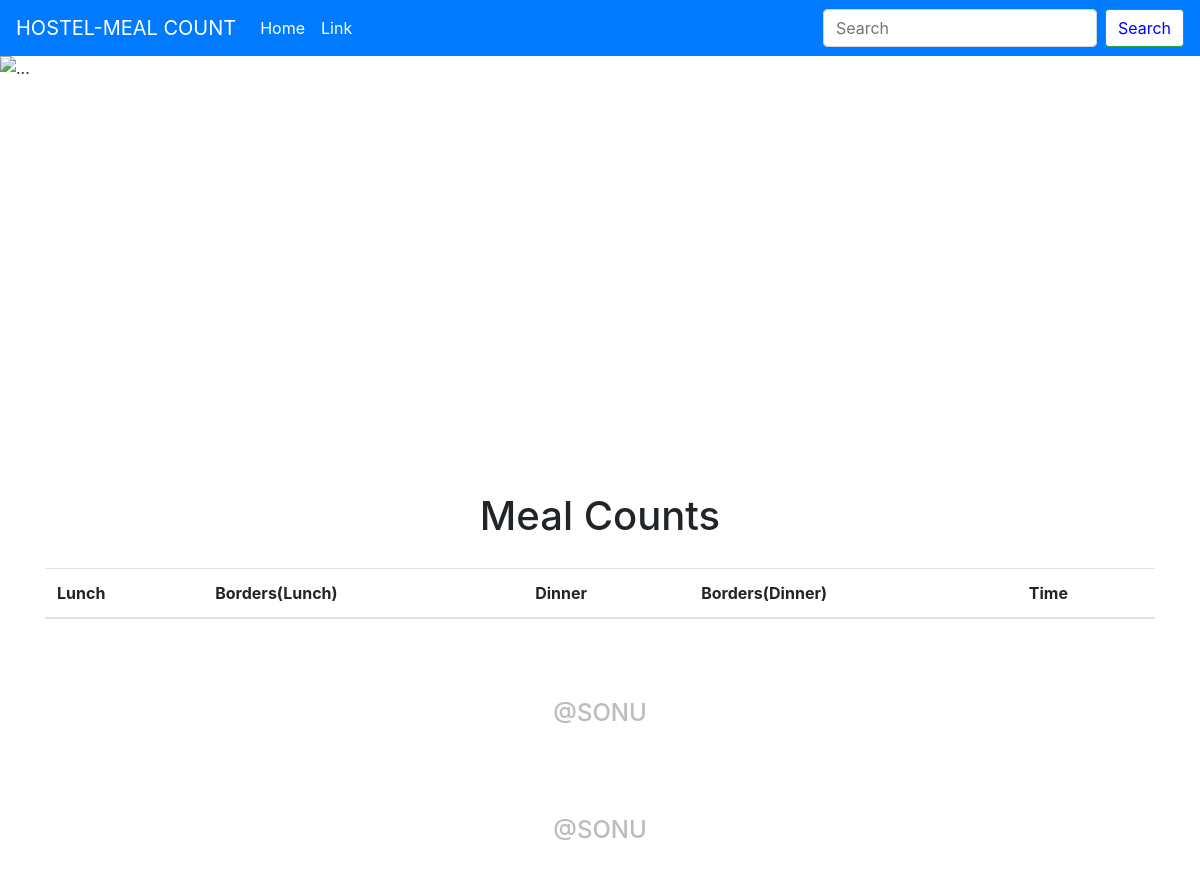
The page /list/1 on the database as committed earlier.
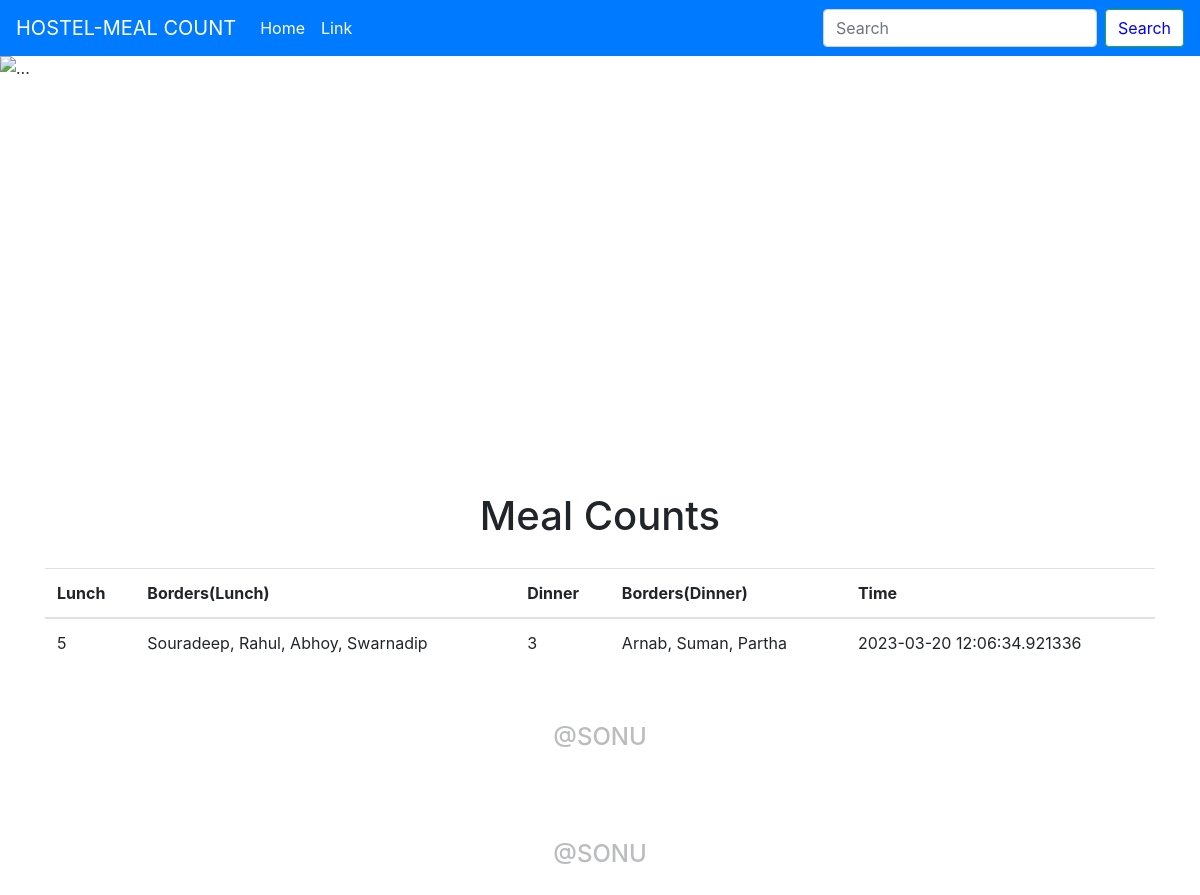
The same page on the database as committed later.
### app.py (models this page shows, shortened)
class Todo(db.Model):
    sno = db.Column(db.Integer, primary_key = True)
    title = db.Column(db.String(200), nullable = False)
    desc = db.Column(db.String(500), nullable = True)
    lunch = db.Column(db.String(500), nullable = True)
    desc2 = db.Column(db.String(500), nullable = True)
    dinner = db.Column(db.String(500), nullable = True)
    date_created = db.Column(db.DateTime, default = datetime.utcnow)

### app.py (the view)
@app.route("/list/<int:sno>", methods = ['GET', 'POST'])
def show(sno):
    todo = Todo.query.filter_by(sno = sno).first()
    return render_template('list.html', todo = todo)

### templates/list.html (shortened to what this page needs)
{% extends 'base.html' %}
{% block body%}
<div class="container my-3">
    <h1 style="text-align:center;padding:20px">Meal Counts</h1>
             <table class="table">
              <thead>
                <tr>
                  <th scope="col">Lunch</th>
                  <th scope="col">Borders(Lunch)</th>
                  <th scope="col">Dinner</th>
                  <th scope="col">Borders(Dinner)</th>
                  <th scope="col">Time</th>
                </tr>
              </thead>
              <tbody>
          <tr>
            <td>{{todo.desc}}</td>
            <td>{{todo.lunch}}</td>
            <td>{{todo.desc2}}</td>
            <td>{{todo.dinner}}</td>
            <td>{{todo.date_created}}</td>
          </tr>
        </tbody>
      </table>
  </div>
  <h1 style="text-align:center; padding:40px;opacity:0.3;font-size:1.5rem">@SONU</h1>
{% endblock body %}

Rows that differ between the two databases and show on the page:
added Todo: desc "5", lunch "Souradeep, Rahul, Abhoy, Swarnadip", desc2 "3", dinner "Arnab, Suman, Partha", date_created "2023-03-20 12:06:34.921336"
